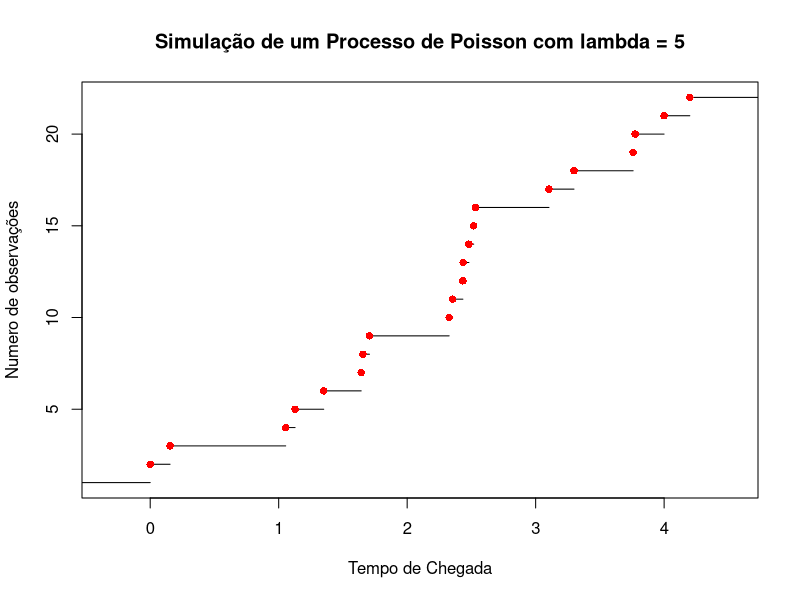
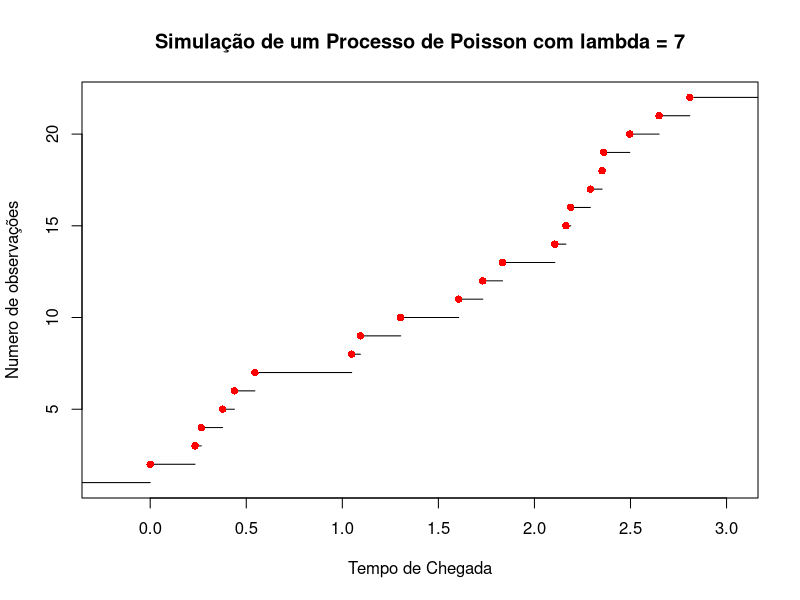
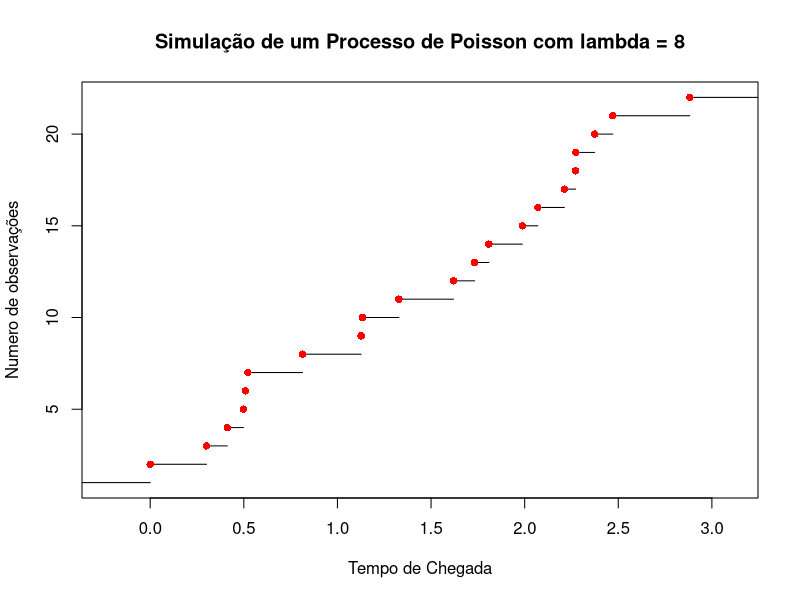

Source code (R) for these figures, in order:
## ---- chunk 1
knitr::opts_chunk$set(echo = TRUE)
## ---- chunk 2
poi_process <- function(lambda,n){
  
  # initialize vector of total wait time for the arrival of each event:
  s<-numeric(n+1)
  # set S_0 = 0
  s[1] <-0
  # generate vector of iid Exp random variables:
  x <-replicate(n,rexp(1,lambda))
  # assign wait time to vector s in for loop:
  for (k in 1:n){
    
    s[k+1] <-sum(x[1:k])
    
  }
  # return vector of wait time
  return(s)
  
}

## ---- chunk 3
poi_plot=function(data,lambda,n){
plot(stepfun(data, 1:(n+2)), 
     do.points = TRUE,
     pch = 16,
     col.points = "red",
     verticals = FALSE,
     main = paste('Simulação de um Processo de Poisson com lambda =',lambda),
     xlab = 'Tempo de Chegada',
     ylab = 'Numero de observações')
}
## ---- chunk 4
n=20
lambda=sample(c(1:10),1)
paste('Seja n:',n,'e lambda:',lambda)
data=poi_process(lambda,n)
poi_plot(data,lambda,n)
## ---- chunk 5
lambda=sample(c(1:10),1)
paste('Seja n:',n,'e lambda:',lambda)
data=poi_process(lambda,n)
poi_plot(data,lambda,n)
## ---- chunk 6
lambda=sample(c(1:10),1)
paste('Seja n:',n,'e lambda:',lambda)
data=poi_process(lambda,n)
poi_plot(data,lambda,n)
## ---- chunk 7
poi_estim=function(data){
  return(data/length(data))
}
t1=poi_process(2,100)

poi_estim(t1)
